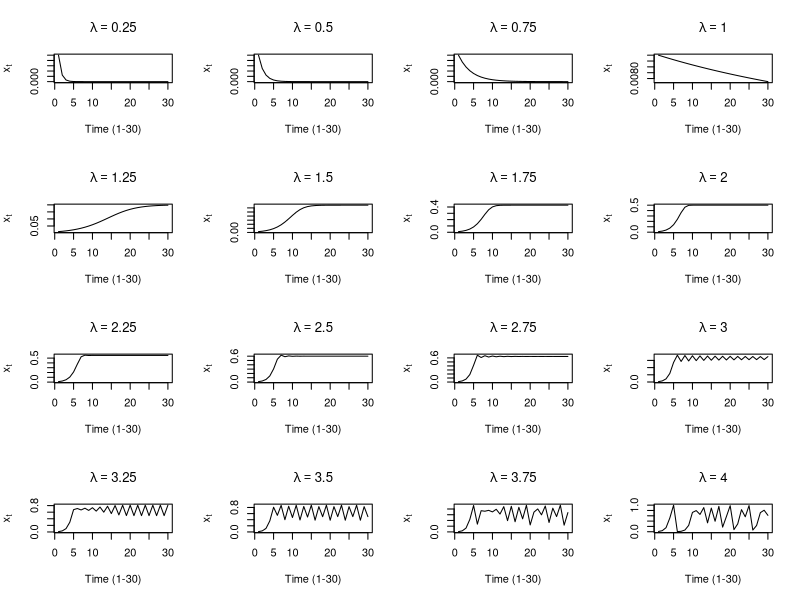
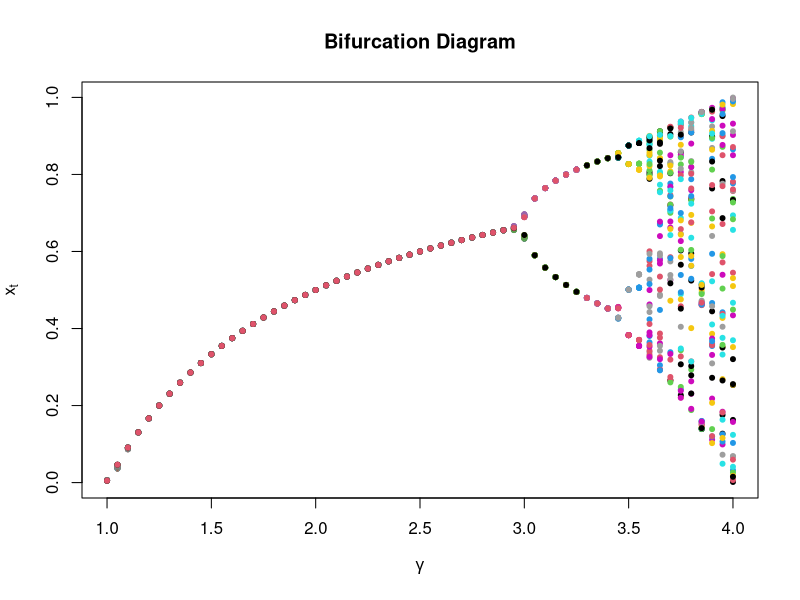
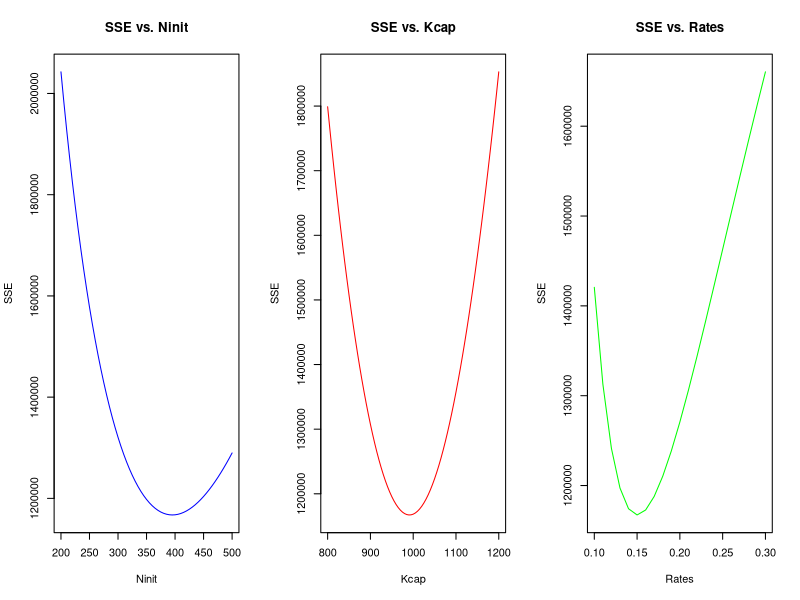
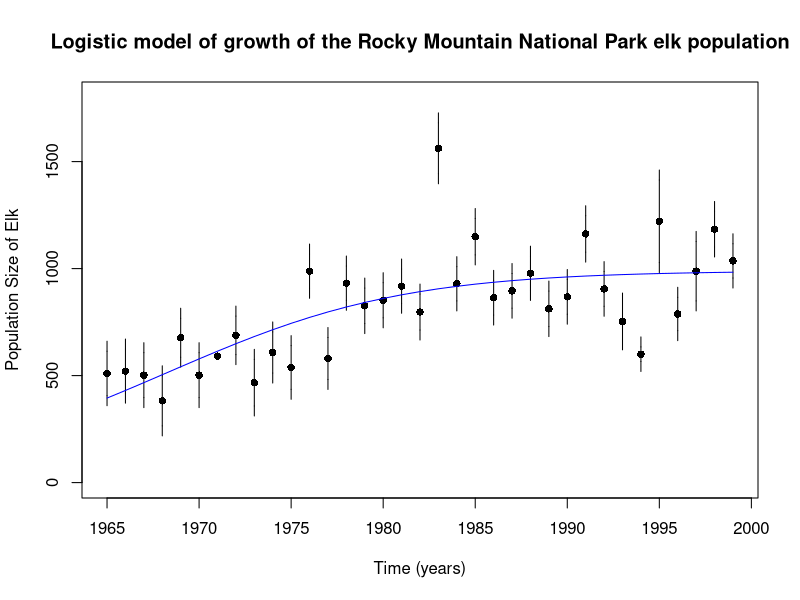

The R source for these figures, in order:
## NRES_779 Week #1
## Khushi and Victoria Peechatt
## Due Feb 2 2024

# Question 1

# Define a logistic equation function
disc_log_eq = function(lambda, x){lambda * x * (1 - x)}

# Generate sequences for lambdas and times
lambdas = seq(0.25, 4.0, by = 0.25)
times = seq(2, 30, by = 1.0)

# Initialize a matrix for storing results
x = matrix(0.01, length(lambdas), 30)

# Populate the matrix using logistic equation
for (i in 1:length(lambdas)) {
  for (t in 1:length(times)) {
    x[i, t + 1] = lambdas[i] * x[i, t] * (1 - x[i, t])
  }
}
# Create a 4x4 grid of plots for each lambda
par(mfrow = c(4, 4))
z = as.character(lambdas)
for (i in 1:length(lambdas)) {
  titlet = bquote(lambda == .(z[i]))
  #main = expression(paste(lambda, "=", lambdas[i]))
  plot(1:30, x[i,], main = titlet, xlab = "Time (1-30)", ylab = expression(x[t]), type = "l")
}

# Question 2

# Generate sequences for lambdas2 and times2
lambdas2 = seq(1, 4.0, by = 0.05)
times2 = seq(2, 100, by = 1)

# Initialize a matrix for storing results
xsim = matrix(0.01, 61, 100)

# Populate the matrix using logistic equation
for (i in 1:length(lambdas2)) {
  for (t in 1:length(times2)) {
    xsim[i, t + 1] = lambdas2[i] * xsim[i, t] * (1 - xsim[i, t])
  }
}

# Extract the second half of the matrix and add lambdas2 as a column
xsimhalved = xsim[, 51:100]
xsimhalved = cbind(xsimhalved, lambdas2)

# Plotting Bifurcation Diagram

par(mfrow = c(1, 1))

# Create a bifurcation diagram
simgraph = plot(1, type = "n", xlim = c(1, 4), ylim = c(0, 1), xlab = expression(gamma), ylab = expression(x[t]), main = "Bifurcation Diagram")

# Plot points for each lambda in different colors
for (i in 1:50) {
  points(xsimhalved[1:61, 51], xsimhalved[1:61, i], col = i, pch = 20)
}

# Question 3

## Initializing

# Read data from CSV
data <- read.csv("../../Labs/RMNP elk time series.csv")
Nobs = data$Population_size
Nyear = data$Year
Nerror = data$SE
rates <- seq(0.1, 0.3, by = 0.01)
Kcap <- seq(800, 1200, by = 5)
Ninit <- seq(200, 500, by = 5)
counter = 1
N = 0
SSEarray = array(0, dim = c(1, 4, length(Ninit) * length(Kcap) * length(rates)))

## Loops to go through different values of Ninit, Kcap, and Rate and finding SSE
tok = Sys.time()
for (n in 1:length(Ninit)) {
  for (k in 1:length(Kcap)) {
    for (r in 1:length(rates)) {
      SSE <- 0
      
      # Loop through data points and calculate SSE
      for (i in 1:34) {
        N[1] = Ninit[n]
        SSE[i] = (Nobs[i] - N[i])^2
        N[i + 1] = N[i] + rates[r] * N[i] * (1 - (N[i] / Kcap[k]))
      }
      
      # Sum of squared errors
      SSE = sum(SSE)
      SSEarray[1, 1, counter] = Ninit[n]
      SSEarray[1, 2, counter] = Kcap[k]
      SSEarray[1, 3, counter] = rates[r]
      SSEarray[1, 4, counter] = SSE
      counter = counter + 1
    }
  }
}
tik = Sys.time()
tik-tok
# Find the index of the minimum SSE in the SSEarray
min_SSE_index <- which.min(SSEarray[1, 4, ])
min_SSE = SSEarray[1,, min_SSE_index, drop = FALSE]
min_SSE

best_n = SSEarray[1, 1, min_SSE_index]
best_k = SSEarray[1, 2, min_SSE_index]
best_r = SSEarray[1, 3, min_SSE_index]

## Plotting SSE as a function of each parameter while the others are their best value

par(mfrow = c(1, 3))

indices_n <- which(SSEarray[1, 2, ] == best_k & SSEarray[1, 3, ] == best_r)
if (length(indices_n) > 0) {
  plot(SSEarray[1, 1, indices_n], SSEarray[1, 4, indices_n], type = "l", col = "blue", xlab = "Ninit", ylab = "SSE", main = "SSE vs. Ninit")
} 

indices_k <- which(SSEarray[1, 1, ] == best_n & SSEarray[1, 3, ] == best_r)
if (length(indices_k) > 0) {
  plot(SSEarray[1, 2, indices_k], SSEarray[1, 4, indices_k], type = "l", col = "red", xlab = "Kcap", ylab = "SSE", main = "SSE vs. Kcap")
} 

indices_r <- which(SSEarray[1, 1, ] == best_n & SSEarray[1, 2, ] == best_k)
if (length(indices_r) > 0) {
  plot(SSEarray[1, 3, indices_r], SSEarray[1, 4, indices_r], type = "l", col = "green", xlab = "Rates", ylab = "SSE", main = "SSE vs. Rates")
} 

## Plotting data with model

par(mfrow = c(1, 1))

# Fit the logistic model to the data
Nfit = best_n
for (i in 1:(length(Nyear)-1)){
  
  Nfit[i+1] = Nfit[i] + best_r * Nfit[i] * (1 - (Nfit[i]/best_k))
  
}

# Plot the points, errors, and best fit 

plot(Nyear[1], Nobs[1], col = "black", pch = 16, xlim = range(Nyear), 
     ylim = c(0,1800), 
     xlab = "Time (years)", 
     ylab = "Population Size of Elk", 
     main = "Logistic model of growth of the Rocky Mountain National Park elk population")

for (i in 1:length(Nyear)) {
  
  points(Nyear[i], Nobs[i], col = "black", pch = 16)
  arrows(Nyear[i], Nobs[i] - Nerror[i], Nyear[i], Nobs[i] + Nerror[i], angle = 180, code = 3, length = 0.1)
}

lines(Nfit ~ Nyear, col = 'blue')

